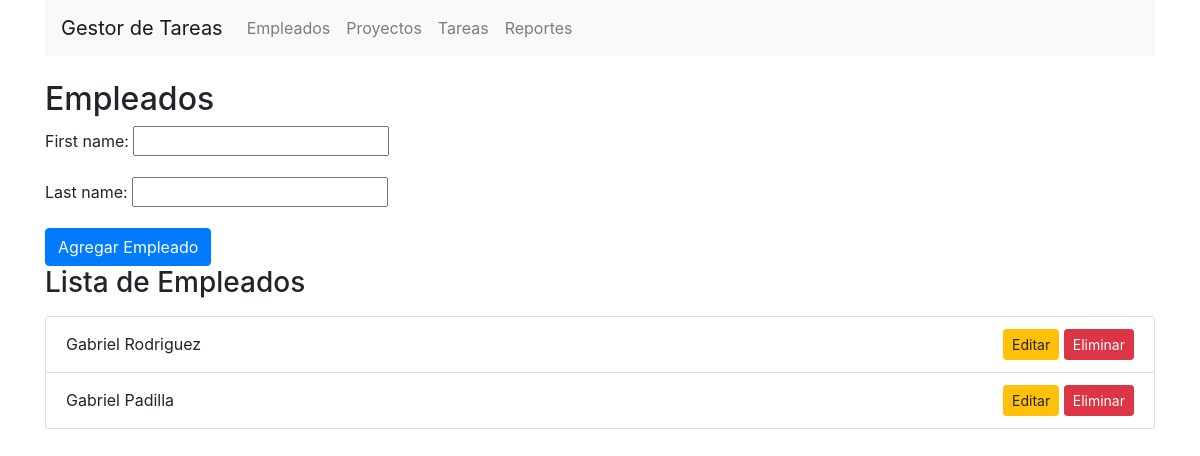
/empleados/, run on the app's committed database.
### core/models.py (models this page shows, shortened)
class Employee(models.Model):
    first_name = models.CharField(max_length=100)
    last_name = models.CharField(max_length=100)

### core/views.py (the view)
# urls.py: path('empleados/', views.empleados, name='empleados'),
def empleados(request):
    employees = Employee.objects.all()
    if request.method == 'POST':
        form = EmployeeForm(request.POST)
        if form.is_valid():
            form.save()
            return redirect('empleados')
    else:
        form = EmployeeForm()
    return render(request, 'empleados.html', {
        'employees': employees,
        'form': form
    })

### core/forms.py
class EmployeeForm(forms.ModelForm):
    class Meta:
        model = Employee
        fields = '__all__'

### core/templates/empleados.html (shortened to what this page needs)
{% extends 'base.html' %}
{% block content %}
<h2>Empleados</h2>
<form method="POST">
    {{ form.as_p }}
    <button type="submit" class="btn btn-primary">Agregar Empleado</button>
</form>
<h3>Lista de Empleados</h3>
<ul class="list-group mt-3">
    {% for employee in employees %}
        <li class="list-group-item d-flex justify-content-between align-items-center">
            {{ employee.first_name }} {{ employee.last_name }}
            <div>
                <a href="{% url 'editar_empleado' employee.id %}" class="btn btn-warning btn-sm">Editar</a>
                <a href="{% url 'eliminar_empleado' employee.id %}" class="btn btn-danger btn-sm">Eliminar</a>
            </div>
        </li>
    {% endfor %}
</ul>
{% endblock %}

### data on the page
Employee: first_name "Gabriel", last_name "Rodriguez"
Employee: first_name "Gabriel", last_name "Padilla"
